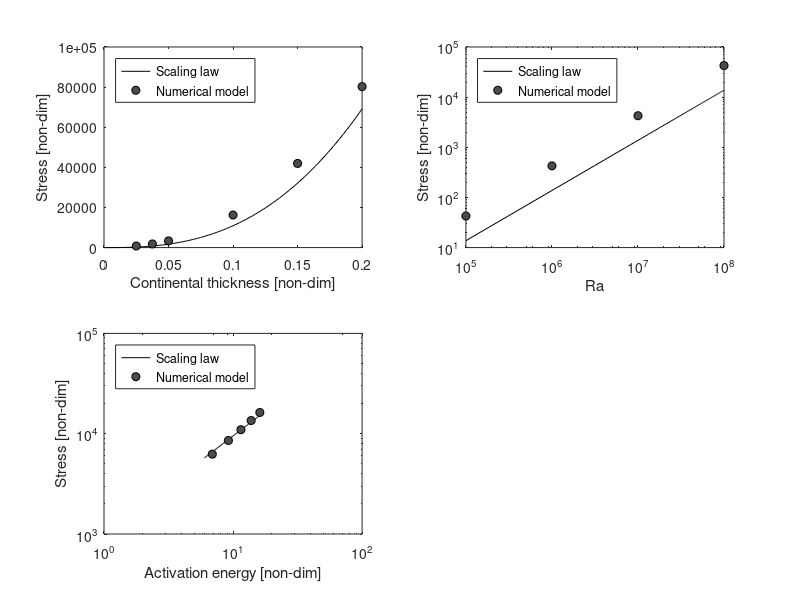

Here is the MATLAB script that generated this plot: (Note: this script raises an error after producing the figure.)
clear all;

etae = [6.908 9.21, 11.513, 13.82, 16.12];
crust090_else = [8319.284556, 10929.95693, 13537.80778, 16232.23933, 19077.73778];

viscosity = [1, 5, 10, 50, 100];
crust090_etae13_else = [280034.9844, 85118.32222, 54470.44, 22310.43822, 16232.23933];

thickness = [0.2, 0.15, 0.1, 0.05, 0.0375, 0.025];
vis100_else = [80242.08822, 41944.80067, 16232.23933, 3338.642978, 1813.034978, 793.9118];

etae_element = 13.82;
viscosity_element = 100;
thickness_element = [0.2, 0.15, 0.1, 0.05, 0.0375, 0.025];
%fit = 6.153e6* etae_element^0.986 * viscosity_element^-0.7098 * thickness_element.^2.281;
fit = 0.2764e7*thickness_element.^2.6643*etae_element^1.228*viscosity_element^-0.57;
%fit = 0.8153* 0.1^2.281 * 1e7 .* etae.^0.776 * 100^-0.7098 ;

%plot(thickness_element, fit, '-')
%hold on
%plot(thickness_element, vis100_else, 'o')
%%
d = linspace(0,0.2);
Ra = 1e7;
mu_jump = 100;
etae = 13.82;%[6.908 9.21, 11.513, 13.82, 16.12];
%stress_fit = 0.6153* d.^2.281 .* Ra .* etae^0.986 * mu_jump^-0.7098 ;
stress_fit = 0.2764* d.^2.6643 .* Ra .* etae^1.228 * mu_jump^-0.57;

subplot(2,2,1)
plot(d,stress_fit,'k');
hold on
plot(thickness,vis100_else,'ko','MarkerFaceColor',[0.3 0.3 0.3]);
legend({'Scaling law','Numerical model'}...
    ,'AutoUpdate','off','Location','Northwest')
xlabel('Continental thickness [non-dim]')
ylabel('Stress [non-dim]')

%%
Ranum = [1e5 1e6 1e7 1e8];
thick095 = [42.60978263 426.0978263 4260.978263 42609.78263];

d = 0.05;
Ra = linspace(1e5,1e8);
mu_jump = 100;
etae = 11.513;%[6.908 9.21, 11.513, 13.82, 16.12];
%stress_fit = 0.8153* d.^2.281 .* Ra .* etae^0.986 * mu_jump^-0.7098 ;
stress_fit = 0.2764* d.^2.6643 .* Ra .* etae^1.228 * mu_jump^-0.57;

subplot(2,2,2)
loglog(Ra,stress_fit,'k');
hold on
loglog(Ranum,thick095,'ko','MarkerFaceColor',[0.3 0.3 0.3]);
legend({'Scaling law','Numerical model'}...
    ,'AutoUpdate','off','Location','Northwest')
xlabel('Ra')
ylabel('Stress [non-dim]')

%%
etae_range = [6.908 9.21, 11.513, 13.82, 16.12];
%thick095 = [2357.25412, 3036.333163, 3670.82971, 4260.978263, 4807.996414];
thick090 = [6248.155365, 8556.584766, 10966.25036, 13528.31915, 16277.61158];

d = 0.10;
Ra = 1e7;
mu_jump = 100;
etae = linspace(6,17);
stress_fit = 980 * etae.^0.986  ;

subplot(2,2,3)
loglog(etae,stress_fit,'k');
hold on
loglog(etae_range,thick090,'ko','MarkerFaceColor',[0.3 0.3 0.3]);
legend({'Scaling law','Numerical model'}...
    ,'AutoUpdate','off','Location','Northwest')
xlabel('Activation energy [non-dim]')
ylabel('Stress [non-dim]')

%%
visc = [5, 10, 50 ,100];
thick095 = [18239.16815, 10550.45813, 4641.375768, 4260.978263];

d = 0.05;
Ra = 1e7;
mu_jump = linspace(0,100);
etae = 11.513;
%stress_fit = 0.6153* d^2.281 * Ra * etae^0.986 .* mu_jump.^-0.7098 ;
stress_fit = 0.2764* d.^2.6643 .* Ra .* etae^1.228 * mu_jump^-0.57;

subplot(2,2,4)
plot(mu_jump, stress_fit,'k');
hold on
plot(visc,thick095,'ko','MarkerFaceColor',[0.3 0.3 0.3]);
legend({'Scaling law','Numerical model'}...
    ,'AutoUpdate','off','Location','Northwest')
xlabel('Viscosity jump [non-dim]')
ylabel('Stress [non-dim]')